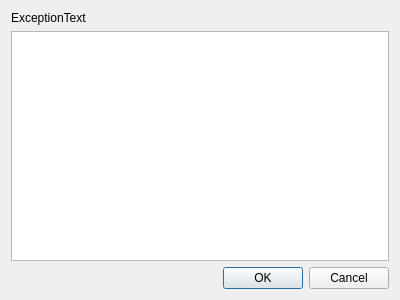
<?xml version="1.0" encoding="UTF-8"?>
<ui version="4.0">
 <class>CoffeeExceptionDialog</class>
 <widget class="QDialog" name="CoffeeExceptionDialog">
  <property name="geometry">
   <rect>
    <x>0</x>
    <y>0</y>
    <width>400</width>
    <height>300</height>
   </rect>
  </property>
  <property name="windowTitle">
   <string>Uncaught script exception</string>
  </property>
  <layout class="QVBoxLayout" name="verticalLayout">
   <item>
    <widget class="QLabel" name="label">
     <property name="text">
      <string>ExceptionText</string>
     </property>
    </widget>
   </item>
   <item>
    <widget class="QTreeWidget" name="treeWidget">
     <attribute name="headerVisible">
      <bool>false</bool>
     </attribute>
     <column>
      <property name="text">
       <string notr="true">1</string>
      </property>
     </column>
    </widget>
   </item>
   <item>
    <widget class="QDialogButtonBox" name="buttonBox">
     <property name="orientation">
      <enum>Qt::Horizontal</enum>
     </property>
     <property name="standardButtons">
      <set>QDialogButtonBox::Cancel|QDialogButtonBox::Ok</set>
     </property>
    </widget>
   </item>
  </layout>
 </widget>
 <resources/>
 <connections>
  <connection>
   <sender>buttonBox</sender>
   <signal>accepted()</signal>
   <receiver>CoffeeExceptionDialog</receiver>
   <slot>accept()</slot>
   <hints>
    <hint type="sourcelabel">
     <x>248</x>
     <y>254</y>
    </hint>
    <hint type="destinationlabel">
     <x>157</x>
     <y>274</y>
    </hint>
   </hints>
  </connection>
  <connection>
   <sender>buttonBox</sender>
   <signal>rejected()</signal>
   <receiver>CoffeeExceptionDialog</receiver>
   <slot>reject()</slot>
   <hints>
    <hint type="sourcelabel">
     <x>316</x>
     <y>260</y>
    </hint>
    <hint type="destinationlabel">
     <x>286</x>
     <y>274</y>
    </hint>
   </hints>
  </connection>
 </connections>
</ui>
